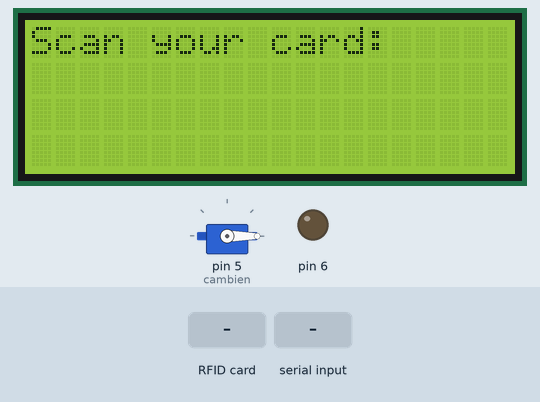
Simulated run of this sketch. Board: Arduino Uno, built with avr-gcc and run on an emulated ATmega328P. On the bench: 20×4 character LCD, servo, output pins drawn as LEDs (lit = HIGH). Inputs (shaded band) come from the test bench. Pins used as bus, display or sensor lines are not drawn; what the sketch prints to the serial monitor is not drawn.

Above: at 1.3 s.
1.4 s: RFID card 5E 7A 19 C4 held to the reader
At 3.5 s:
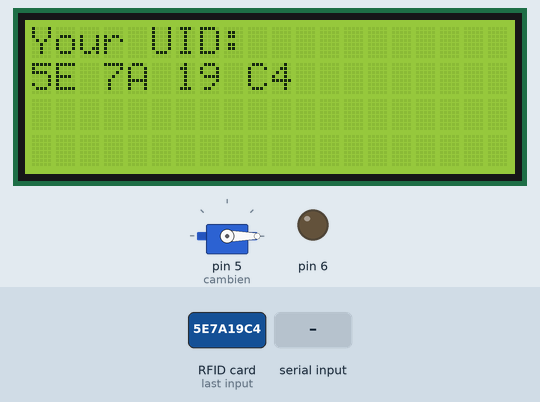
3.8 s: "1\n" received over the second serial link
At 5.0 s:
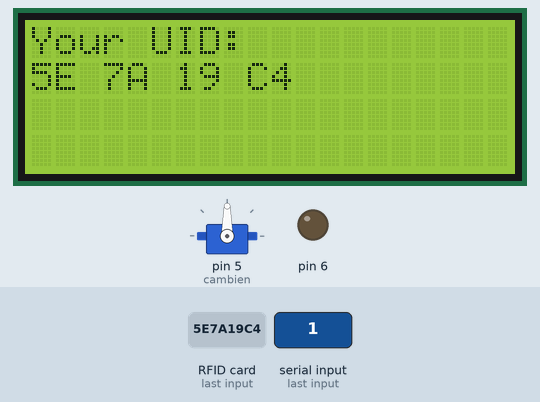
5.3 s: RFID card 5E 7A 19 C4 held to the reader
At 6.32 s:
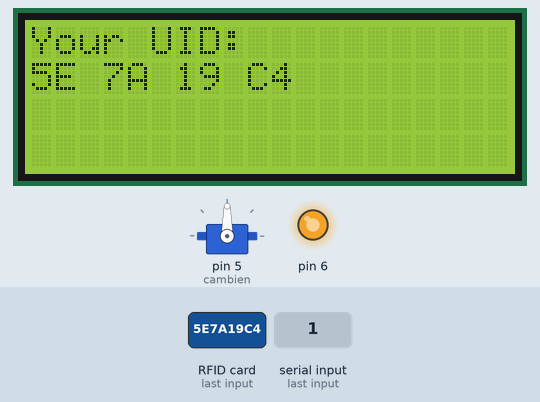
9.4 s: "0\n" received over the second serial link
At 10.5 s:
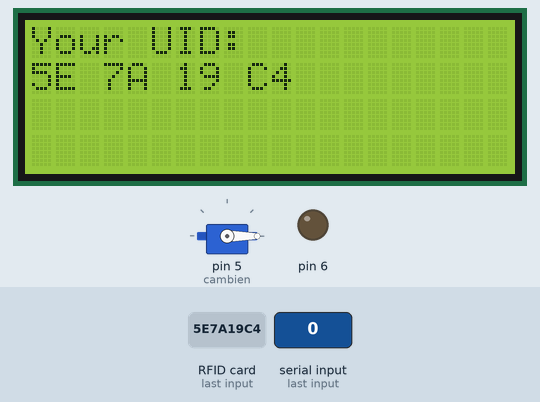
Timing chart, 0 to 11.9 s (numbered marks = the images above; inputs shaded):
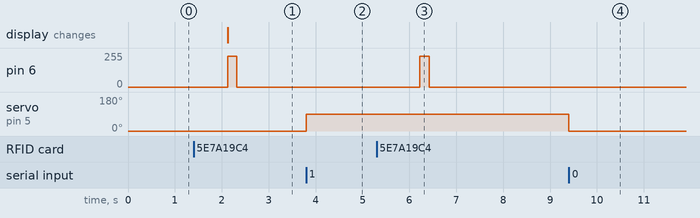

The sketch:

RFID.ino
```cpp
//UART
#include <SoftwareSerial.h>
const byte RX = 2;
const byte TX = 3;
SoftwareSerial mySerial = SoftwareSerial(RX, TX);
String statusFromESP = "";
bool stringComplete = false;

String UIDSend = "";

long last = 0;
long scanCard = 0;
long buzzer = 0;
//RFID
#include <SPI.h>
#include <MFRC522.h>
//LCD I2C
#include <Wire.h>
#include <LiquidCrystal_I2C.h>
//Servo
#include <Servo.h>
Servo myservo;

#define SS_PIN 10
#define RST_PIN 9
MFRC522 mfrc522(SS_PIN, RST_PIN);

int servoClose = 0;
int servoOpen = 90;

int cambien = 5; //Chân cảm biến nối chân số 5 Arduino
int giatri;

LiquidCrystal_I2C lcd(0x27, 20, 4);
void setup()
{
  lcd.init();
  lcd.backlight();

  Serial.begin(115200);
  mySerial.begin(115200);
  last = millis();
  scanCard = millis();
  SPI.begin();
  mfrc522.PCD_Init();
  lcd.setCursor(0, 0);
  lcd.print("Scan your card:");
  pinMode(cambien, INPUT);
  myservo.attach(5);
  myservo.write(servoClose);
}
void loop()
{
  if (millis() - scanCard >= 1000) {
    ScanCard();
    scanCard = millis();
  }
  if (millis() - buzzer >= 200){
    analogWrite(6, 0);
  }
  //Read status from ESP:
  read_ESP();
}

void read_ESP(){
  while (mySerial.available()) {
    char inChar = (char)mySerial.read();
    statusFromESP += inChar;
    if (inChar == '\n') {
      stringComplete = true;
    }
  }
  if (stringComplete) {
    Serial.print("Data nhận: ");
    Serial.println(statusFromESP);
    //==============================
    //Xử lý dữ liệu
    handleData(statusFromESP);
    //==============================
    statusFromESP = "";
    stringComplete = false;
  }
}

void BarrierControl(String statusFromESP){
  if(statusFromESP.indexOf("1") >= 0){
    myservo.write(servoOpen);
  }
  else if(statusFromESP.indexOf("0") >= 0){
    myservo.write(servoClose);
  }
}

void handleData(String statusFromESP){
  //Tìm vị trí kí tự
  int findStarChar, findOpenBracketChar = -1;
  findStarChar = statusFromESP.indexOf("*");
  findOpenBracketChar = statusFromESP.indexOf("(");
  //Cắt chuỗi
  if (findStarChar >= 0 && findOpenBracketChar >= 0) {
    statusFromESP =  statusFromESP.substring(findStarChar + 1, findOpenBracketChar);
    Serial.print("Data đã xử lý: ");
    Serial.println(statusFromESP);
  }
  BarrierControl(statusFromESP);
}

void ScanCard() {
  if ( ! mfrc522.PICC_IsNewCardPresent())
  {
    return;
  }
  if ( ! mfrc522.PICC_ReadCardSerial())
  {
    return;
  }
  String content = "";
  byte letter;
  for (byte i = 0; i < mfrc522.uid.size; i++)
  {
    //    Serial.print(mfrc522.uid.uidByte[i] < 0x10 ? " 0" : " ");
    //    Serial.print(mfrc522.uid.uidByte[i], HEX);
    content.concat(String(mfrc522.uid.uidByte[i] < 0x10 ? " 0" : " "));
    content.concat(String(mfrc522.uid.uidByte[i], HEX));
  }
  //  Serial.println();
  //  Serial.print("Message : ");
  content.toUpperCase();
  content = content.substring(1);
  Serial.println(content);
  lcd.clear();
  lcd.setCursor(0, 0);
  lcd.print("Your UID: ");
  lcd.setCursor(0, 1);
  lcd.print(content);
  sendUID(content);
  buzzer = millis();
  analogWrite(6, 230);
}
void sendUID(String content) {
  UIDSend = "";
  //Đóng gói UID
  UIDSend = "*" + content + "(";
  Serial.print("Send to ESP: ");
  Serial.println(UIDSend);
  Serial.flush();
  mySerial.println(UIDSend);
  mySerial.flush();
}
```

Measured:
- after the input at 1.4 s, pin 6: 0/255 → 230/255 after 0.72 s, → 0/255 0.20 s later; the display: changes after 0.72 s (image 1)
- after the input at 3.8 s, servo on pin 5 (cambien): 0° → 90° at once
- after the input at 5.3 s, pin 6: 0/255 → 230/255 after 0.93 s, → 0/255 0.20 s later
- after the input at 9.4 s, servo on pin 5 (cambien): 90° → 0° at once
